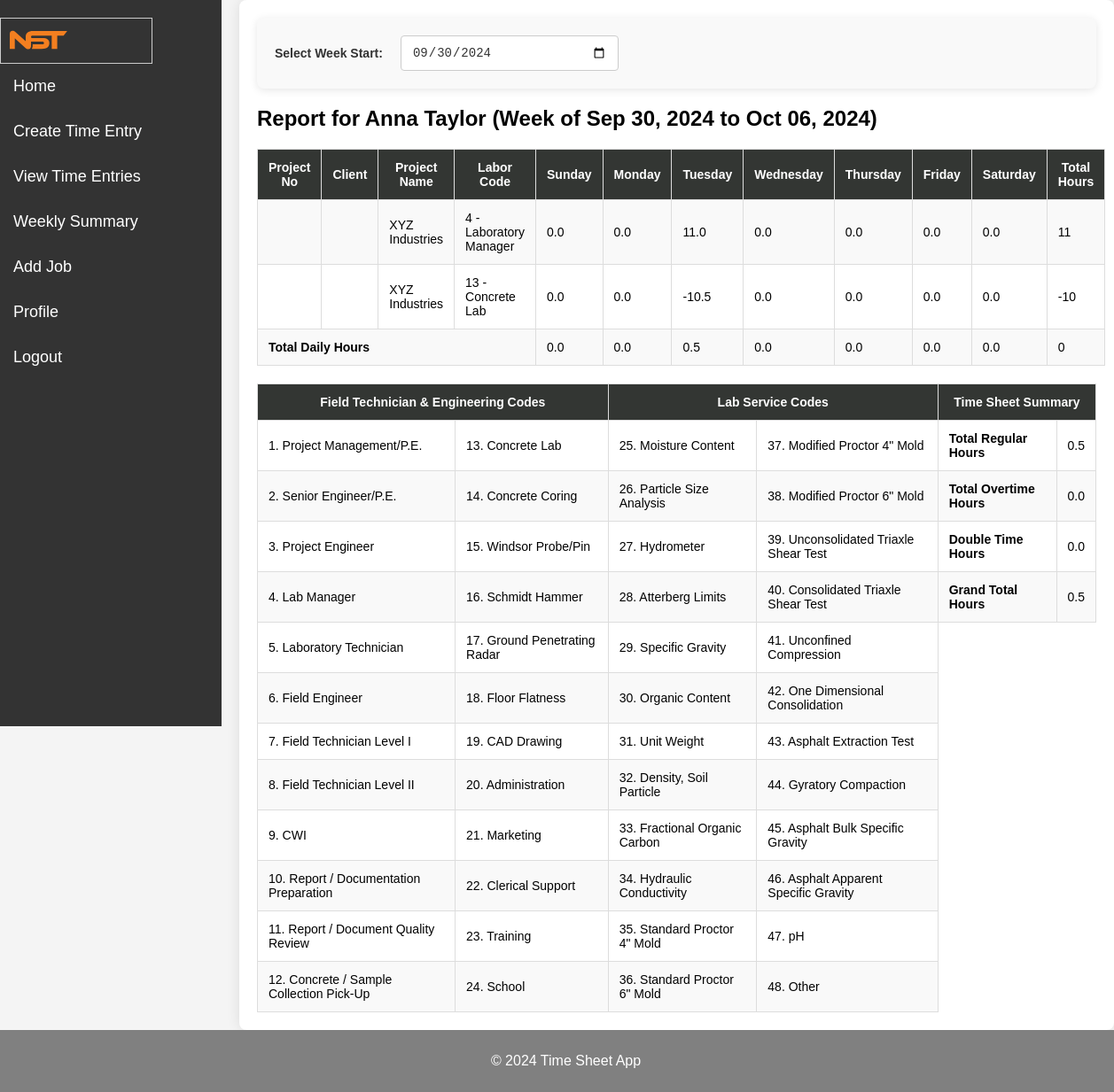
The app's page /time-entry/summary/ (signed in) with its own data.
### accounts/models.py (models this page shows)
class CustomUser(AbstractUser):
    pass

### timesheets/models.py (models this page shows, shortened)
class Job(models.Model):
    LABOR_CODE_CHOICES = [
        ('1', 'Project Manager/P.E.'),
        ('2', 'Senior Engineer/P.E.'),
        ('3', 'Project Engineer'),
        ('4', 'Laboratory Manager'),
        ('5', 'Laboratory Technician'),
        ('6', 'Field Engineer'),
        ('7', 'Field Technician Level I'),
        ('8', 'Field Technician Level II'),
        ('9', 'CWI'),
        ('10', 'Report/ Documentation Preparation'),
        ('11', 'Report/ Document Quality Review'),
        ('12', 'Concrete/ Sample Collection Pick-Up'),
        ('13', 'Concrete Lab'),
        ('14', 'Concrete Coring'),
        ('15', 'Windsor Probe/Pin'),
        ('16', 'Schmidt Hammer'),
        ('17', 'Ground Penetrating Radar'),
        ('18', 'Floor Flatness'),
        ('19', 'CAD Drawing'),
        ('20', 'Administration'),
        ('21', 'Marketing'),
        ('22', 'Clerical Support'),
        ('23', 'Training'),
        ('24', 'School'),
        ('25', 'Moisture Content'),
        ('26', 'Particle Size Analysis'),
        ('27', 'Hydrometer'),
        ('28', 'Atterberg Limits'),
        ('29', 'Specific Gravity'),
        ('30', 'Organic Content'),
        ('31', 'Unit Weight'),
        ('32', 'Density, Soil Particle'),
        ('33', 'Fractional Organic Carbon'),
        ('34', 'Hydraulic Conductivity'),
        ('35', 'Standard Proctor 4" Mold'),
        ('36', 'Standard Proctor 6" Mold'),
        ('37', 'Modified Proctor 4" Mold'),
        ('38', 'Modified Proctor 6" Mold'),
        ('39', 'Unconsolidated Triaxle Shear Test'),
        ('40', 'Consolidated Triaxle Shear Test'),
        ('41', 'Unconfined Compression'),
        ('42', 'One Dimensional Consolidation'),
        ('43', 'Asphalt Extraction Test'),
        ('44', 'Gyratory Compaction'),
        ('45', 'Asphalt Bulk Specific Gravity'),
        ('46', 'Asphalt Apparent Specific Gravity'),
        ('47', 'pH'),
        ('48', 'Other'),
    ]
    time_entry = models.ForeignKey(TimeEntry, related_name='jobs', on_delete=models.CASCADE)
    activity_start_mileage = models.DecimalField(max_digits=7, decimal_places=2, null=True, blank=True)
    activity_arrive_time = models.TimeField()
    activity_leave_time = models.TimeField()
    activity_end_mileage = models.DecimalField(max_digits=7, decimal_places=2, null=True, blank=True)
    labor_code = models.CharField(max_length=2, choices=LABOR_CODE_CHOICES)
    description = models.TextField()
    @property
    def labor_code_description(self):
        return dict(self.LABOR_CODE_CHOICES).get(self.labor_code, "Unknown Code")

### timesheets/views.py (the view)
# urls.py: path('summary/', views.user_summary_report, name='user_summary_report'),
@login_required
def user_summary_report(request):
    if request.user.is_superuser:
        selected_user_id = request.GET.get('user')
        selected_user = User.objects.filter(id=selected_user_id).first() if selected_user_id else None
        users = User.objects.all()
    else:
        selected_user = request.user
        users = None  # No dropdown for non-admin users
    week_start = request.GET.get('week_start')
    if week_start:
        try:
            week_start = timezone.datetime.strptime(week_start, '%Y-%m-%d').date()
        except ValueError:
            week_start = None
    if not week_start:
        today = timezone.now().date()
        week_start = today - timedelta(days=today.weekday())  # Monday
    week_end = week_start + timedelta(days=6)  # Sunday
    time_entries = TimeEntry.objects.filter(user=selected_user, date__range=[week_start, week_end]).prefetch_related('jobs')
    weekly_hours = {}
    daily_totals = {day: 0.00 for day in ['Sunday', 'Monday', 'Tuesday', 'Wednesday', 'Thursday', 'Friday', 'Saturday']}
    total_hours_for_week = 0.00  # To track the total hours worked in the week
    for entry in time_entries:
        for job in entry.jobs.all():
            day_of_week = entry.date.strftime('%A')
            if job.labor_code not in weekly_hours:
                weekly_hours[job.labor_code] = {
                    "description": job.description,
                    "labor_code_description": job.labor_code_description,
                    "hours": {day: 0.00 for day in ['Sunday', 'Monday', 'Tuesday', 'Wednesday', 'Thursday', 'Friday', 'Saturday']}
                }
            try:
                hours_worked = float(entry.hours_to_be_paid or 0)
            except (ValueError, TypeError):
                hours_worked = 0.00
            weekly_hours[job.labor_code]["hours"][day_of_week] += hours_worked
            daily_totals[day_of_week] += hours_worked
            total_hours_for_week += hours_worked
    total_regular_hours = min(total_hours_for_week, 40.00)
    total_overtime_hours = max(0.00, total_hours_for_week - 40.00)
    total_double_time_hours = 0.00  # Example logic, adjust as needed
    grand_total_hours = total_hours_for_week  # Grand total includes all hours worked
    context = {
        'time_entries': time_entries,
        'weekly_hours': weekly_hours,
        'total_regular_hours': total_regular_hours,
        'total_overtime_hours': total_overtime_hours,
        'total_double_time_hours': total_double_time_hours,
        'grand_total_hours': grand_total_hours,
        'daily_totals': daily_totals,
        'users': users,
        'selected_user': selected_user,
        'week_start': week_start,
        'week_end': week_end,
    }
    return render(request, 'timesheets/summary_report.html', context)

### timesheets/templates/timesheets/summary_report.html (shortened to what this page needs)
{% extends 'timesheets/base.html' %}
{% block content %}
{% load extra_filters %}
{% load custom_filters %}
<form method="GET" action="" class="filter-form">
    <label for="week-start" class="form-label">Select Week Start:</label>
    <input type="date" name="week_start" id="week-start" value="{{ week_start|date:'Y-m-d' }}" class="form-input" onchange="this.form.submit()">
</form>
    <h2>Report for {{ selected_user.first_name }} {{ selected_user.last_name }} (Week of {{ week_start|date:'M d, Y' }} to {{ week_end|date:'M d, Y' }})</h2>
    <div class="summary-section">
        <table>
            <tr>
                <th>Project No</th>
                <th>Client</th>
                <th>Project Name</th>
                <th>Labor Code</th>
                <th>Sunday</th>
                <th>Monday</th>
                <th>Tuesday</th>
                <th>Wednesday</th>
                <th>Thursday</th>
                <th>Friday</th>
                <th>Saturday</th>
                <th>Total Hours</th>
            </tr>
            {% for labor_code, data in weekly_hours.items %}
            <tr>
                <td></td>
                <td></td>
                <td>{{ data.description }}</td>
                <td>{{ labor_code }} - {{ data.labor_code_description }} </td>
                <td>{{ data.hours.Sunday }}</td>
                <td>{{ data.hours.Monday }}</td>
                <td>{{ data.hours.Tuesday }}</td>
                <td>{{ data.hours.Wednesday }}</td>
                <td>{{ data.hours.Thursday }}</td>
                <td>{{ data.hours.Friday }}</td>
                <td>{{ data.hours.Saturday }}</td>
                <td>{{ data.hours.Sunday|add:data.hours.Monday|add:data.hours.Tuesday|add:data.hours.Wednesday|add:data.hours.Thursday|add:data.hours.Friday|add:data.hours.Saturday }}</td>
            </tr>
            {% endfor %}
            <tr>
                <td colspan="4"><strong>Total Daily Hours</strong></td>
                <td>{{ daily_totals.Sunday }}</td>
                <td>{{ daily_totals.Monday }}</td>
                <td>{{ daily_totals.Tuesday }}</td>
                <td>{{ daily_totals.Wednesday }}</td>
                <td>{{ daily_totals.Thursday }}</td>
                <td>{{ daily_totals.Friday }}</td>
                <td>{{ daily_totals.Saturday }}</td>
                <td>{{ daily_totals.Sunday|add:daily_totals.Monday|add:daily_totals.Tuesday|add:daily_totals.Wednesday|add:daily_totals.Thursday|add:daily_totals.Friday|add:daily_totals.Saturday }}</td>
            </tr>
        </table>
    </div>
        <div class="labor-code-section">
            <table>
                <thead>
                    <tr>
                        <th colspan="2">Field Technician & Engineering Codes</th>
                        <th colspan="2">Lab Service Codes</th>
                        <th colspan="6">Time Sheet Summary</th>
                    </tr>
                </thead>
                <tbody>
                    <tr>
                        <td>1. Project Management/P.E.</td>
                        <td>13. Concrete Lab</td>
                        <td>25. Moisture Content</td>
                        <td>37. Modified Proctor 4" Mold</td>
                        <td colspan="3"><strong>Total Regular Hours</strong></td>
                        <td colspan="3">{{ total_regular_hours }}</td>
                    </tr>
                    <tr>
                        <td>2. Senior Engineer/P.E.</td>
                        <td>14. Concrete Coring</td>
                        <td>26. Particle Size Analysis</td>
                        <td>38. Modified Proctor 6" Mold</td>
                        <td colspan="3"><strong>Total Overtime Hours</strong></td>
                        <td colspan="3">{{ total_overtime_hours }}</td>
                    </tr>
                    <tr>
                        <td>3. Project Engineer</td>
                        <td>15. Windsor Probe/Pin</td>
                        <td>27. Hydrometer</td>
                        <td>39. Unconsolidated Triaxle Shear Test</td>
                        <td colspan="3"><strong>Double Time Hours</strong></td>
                        <td colspan="3">{{ total_double_time_hours }}</td>
                    </tr>
                    <tr>
                        <td>4. Lab Manager</td>
                        <td>16. Schmidt Hammer</td>
                        <td>28. Atterberg Limits</td>
                        <td>40. Consolidated Triaxle Shear Test</td>
                        <td colspan="3"><strong>Grand Total Hours</strong></td>
                        <td colspan="3">{{ grand_total_hours }}</td>
                    </tr>
                    <tr>
                        <td>5. Laboratory Technician</td>
                        <td>17. Ground Penetrating Radar</td>
                        <td>29. Specific Gravity</td>
                        <td>41. Unconfined Compression</td>
                    </tr>
                    <tr>
                        <td>6. Field Engineer</td>
                        <td>18. Floor Flatness</td>
                        <td>30. Organic Content</td>
                        <td>42. One Dimensional Consolidation</td>
                    </tr>
                    <tr>
                        <td>7. Field Technician Level I</td>
                        <td>19. CAD Drawing</td>
                        <td>31. Unit Weight</td>
                        <td>43. Asphalt Extraction Test</td>
                    </tr>
                    <tr>
                        <td>8. Field Technician Level II</td>
                        <td>20. Administration</td>
                        <td>32. Density, Soil Particle</td>
                        <td>44. Gyratory Compaction</td>
                    </tr>
                    <tr>
                        <td>9. CWI</td>
                        <td>21. Marketing</td>
                        <td>33. Fractional Organic Carbon</td>
                        <td>45. Asphalt Bulk Specific Gravity</td>
                    </tr>
                    <tr>
                        <td>10. Report / Documentation Preparation</td>
                        <td>22. Clerical Support</td>
                        <td>34. Hydraulic Conductivity</td>
                        <td>46. Asphalt Apparent Specific Gravity</td>
                    </tr>
                    <tr>
                        <td>11. Report / Document Quality Review</td>
                        <td>23. Training</td>
                        <td>35. Standard Proctor 4" Mold</td>
                        <td>47. pH</td>
                    </tr>
                    <tr>
                        <td>12. Concrete / Sample Collection Pick-Up</td>
                        <td>24. School</td>
                        <td>36. Standard Proctor 6" Mold</td>
                        <td>48. Other</td>
                    </tr>
            </tbody>
        </table>
    </div>
    {% endblock %}

### timesheets/static/css/style.css (style rules this page uses)
body { margin-top:20px; font-family: Arial, sans-serif; background-color: #f4f4f4; }
table { width: 100%; border-collapse: collapse; margin-top: 20px; font-size: 14px; }
thead { background-color: #4CAF50; color: white; }
th, td { padding: 12px; border: 1px solid #ddd; text-align: left; }
th { font-weight: bold; background-color: #333633; color: white; text-align: center; }
tbody tr:nth-child(even) { background-color: #f9f9f9; }

### timesheets/templates/timesheets/base.html (style rules this page uses)
html, body { height: 100%; margin: 0; padding: 0; }
body { display: flex; flex-direction: column; font-family: Arial, sans-serif; background-color: #f4f4f4; }

### timesheets/templates/timesheets/summary_report.html (style rules this page uses)
.filter-form { display: flex; flex-wrap: wrap; align-items: center; gap: 20px; margin-bottom: 20px; padding: 20px; background-color: #f9f9f9; border-radius: 8px; box-shadow: 0 2px 10px rgba(0, 0, 0, 0.1); }
.form-label { font-weight: bold; font-size: 14px; color: #333; }
.form-select, .sort-select, .form-input { padding: 10px 12px; font-size: 14px; border: 1px solid #ccc; border-radius: 4px; background-color: #fff; color: #333; outline: none; width: 220px; transition: border-color 0.3s; }

### records on screen
CustomUser: first_name "Anna", last_name "Taylor"
Job: description "XYZ Industries"
Job: description "XYZ Industries", weekly_hours "13"

### other values on screen
{{ week_start|date:'M d, Y' }} "Sep 30, 2024"
{{ week_end|date:'M d, Y' }} "Oct 06, 2024"
{{ labor_code }} "4"
{{ data.labor_code_description }} "Laboratory Manager" "Concrete Lab"
{{ data.hours.Sunday }} "0.0" "0.0"
{{ data.hours.Monday }} "0.0" "0.0"
{{ data.hours.Tuesday }} "11.0" "-10.5"
{{ data.hours.Wednesday }} "0.0" "0.0"
{{ data.hours.Thursday }} "0.0" "0.0"
{{ data.hours.Friday }} "0.0" "0.0"
{{ data.hours.Saturday }} "0.0" "0.0"
{{ daily_totals.Sunday }} "0.0"
{{ daily_totals.Monday }} "0.0"
{{ daily_totals.Tuesday }} "0.5"
{{ daily_totals.Wednesday }} "0.0"
